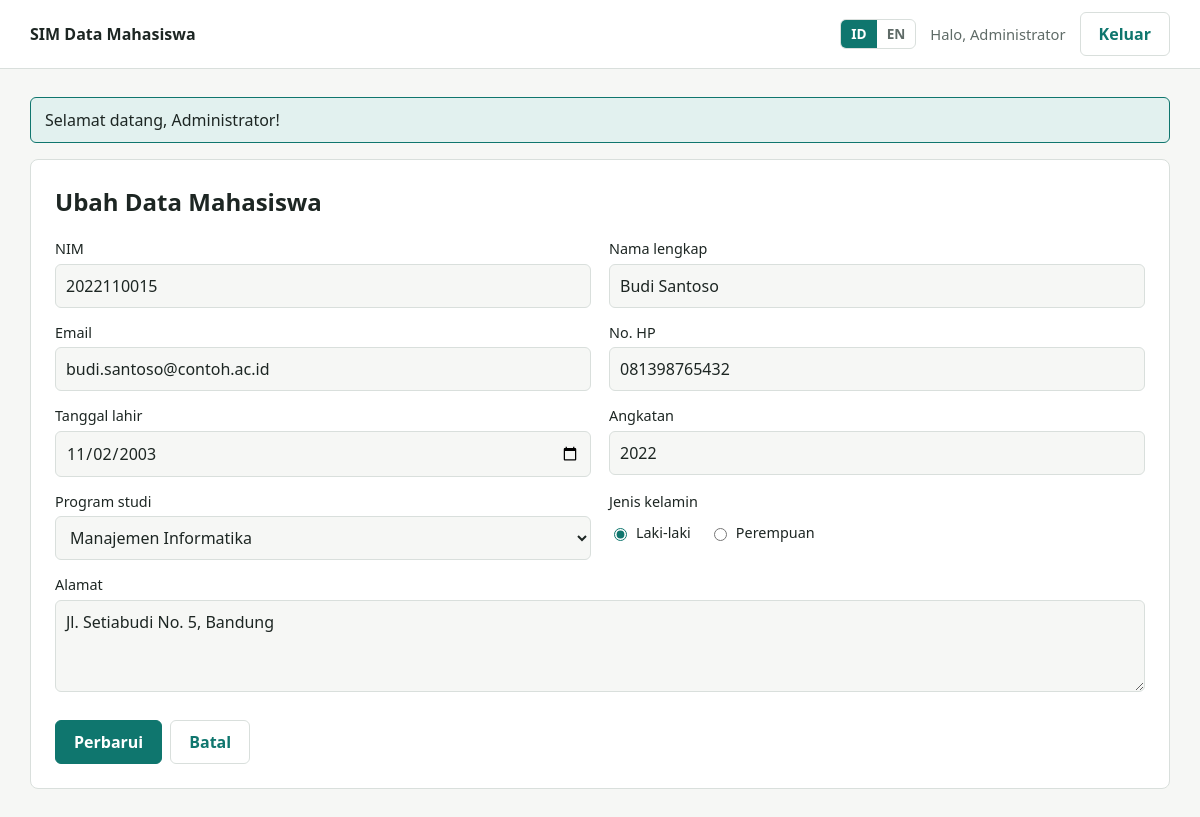
Screenshot of /index.php?page=mahasiswa-edit&id=3 (signed in) with the database file from the repository.
### tables this page shows
CREATE TABLE IF NOT EXISTS mahasiswa (
    id            INT UNSIGNED      NOT NULL AUTO_INCREMENT,
    nim           VARCHAR(12)       NOT NULL,
    nama          VARCHAR(100)      NOT NULL,
    email         VARCHAR(100)      NOT NULL,
    telepon       VARCHAR(15)       NOT NULL,
    tanggal_lahir DATE              NOT NULL,
    jenis_kelamin ENUM('L', 'P')    NOT NULL,
    program_studi VARCHAR(10)       NOT NULL,
    angkatan      SMALLINT UNSIGNED NOT NULL,
    alamat        VARCHAR(255)      NOT NULL,
    created_at    TIMESTAMP         NOT NULL DEFAULT CURRENT_TIMESTAMP,
    updated_at    TIMESTAMP         NOT NULL DEFAULT CURRENT_TIMESTAMP ON UPDATE CURRENT_TIMESTAMP,
    PRIMARY KEY (id),
    UNIQUE KEY uq_mahasiswa_nim (nim)
);

### app/Core/View.php (called while the page is built, shortened)
<?php
final class View
{
    public static function render(string $viewFile, array $viewData = []): void
    {
        extract($viewData, EXTR_SKIP);
        require BASE_PATH . '/app/Views/' . $viewFile . '.php';
        require BASE_PATH . '/app/Views/layout.php';
    }
}

### app/Controllers/MahasiswaController.php (called while the page is built, shortened)
<?php
final class MahasiswaController
{
    private MahasiswaRepository $repo;
    public function __construct(MahasiswaRepository $repo, MahasiswaValidator $validator)
    {
        $this->repo      = $repo;
    }
    public function edit(int $id): void
    {
        $row = $this->findOrRedirect($id);
        $this->renderForm('edit', $row, [], $id);
    }
    private function findOrRedirect(int $id): array
    {
        $row = $id > 0 ? $this->repo->find($id) : null;
        return $row;
    }
    private function renderForm(string $mode, array $values, array $errors, ?int $id = null): void
    {
        View::render('mahasiswa/form', [
            'title'  => t($mode === 'edit' ? 'mhs.edit_title' : 'mhs.create_title'),
            'mode'   => $mode,
            'values' => $values,
            'errors' => $errors,
            'id'     => $id,
        ]);
    }
}

### app/helpers.php (called while the page is built, shortened)
<?php
function e($value): string
{
    return htmlspecialchars((string) $value, ENT_QUOTES | ENT_SUBSTITUTE, 'UTF-8');
}
function t(string $key, array $params = []): string
{
    return Lang::get($key, $params);
}
function url(string $page, array $query = []): string
{
    return 'index.php?' . http_build_query(array_merge(['page' => $page], $query));
}
function option(string $name): array
{
    static $options = null;
    if ($options === null) {
        $options = require BASE_PATH . '/app/Config/options.php';
    }
    return $options[$name] ?? [];
}

### app/Core/Lang.php (called while the page is built, shortened)
<?php
final class Lang
{
    private static array $cache = [];
    public static function current(): string
    {
        $lang = $_SESSION['lang'] ?? self::DEFAULT_LANG;
        return in_array($lang, self::SUPPORTED, true) ? $lang : self::DEFAULT_LANG;
    }
    public static function get(string $key, array $params = []): string
    {
        $lang = self::current();
        if (!isset(self::$cache[$lang])) {
            self::$cache[$lang] = require BASE_PATH . '/lang/' . $lang . '.php';
        }
        $text = self::$cache[$lang][$key] ?? $key;
        foreach ($params as $name => $value) {
            $text = str_replace(':' . $name, (string) $value, $text);
        }
        return $text;
    }
}

### app/Repositories/MahasiswaRepository.php (called while the page is built, shortened)
<?php
final class MahasiswaRepository
{
    private PDO $db;
    public function __construct(PDO $db)
    {
        $this->db = $db;
    }
    public function find(int $id): ?array
    {
        $stmt = $this->db->prepare('SELECT * FROM mahasiswa WHERE id = :id');
        $stmt->execute(['id' => $id]);
        $row = $stmt->fetch();
        return $row === false ? null : $row;
    }
}

### app/Config/options.php (called while the page is built, shortened)
<?php
return [
    'prodi' => [
        'TI'  => 'Teknik Informatika',
        'SI'  => 'Sistem Informasi',
        'MI'  => 'Manajemen Informatika',
        'TE'  => 'Teknik Elektro',
        'DKV' => 'Desain Komunikasi Visual',
    ],
];

### app/Views/mahasiswa/form.php (the view, shortened to what this page needs)
<?php
$isEdit = $mode === 'edit';
$action = $isEdit ? url('mahasiswa-edit', ['id' => $id]) : url('mahasiswa-create');
$v   = static function (string $key) use ($values): string {
    return (string) ($values[$key] ?? '');
};
$cls = static function (string $key) use ($errors): string {
    return isset($errors[$key]) ? ' field--error' : '';
};
?>
<section class="card">
    <h1><?= e($title) ?></h1>
    <form method="post" action="<?= e($action) ?>" novalidate>
        <div class="grid">
            <div class="field<?= $cls('nim') ?>">
                <label for="nim"><?= e(t('f.nim')) ?></label>
                <input type="text" id="nim" name="nim" value="<?= e($v('nim')) ?>" inputmode="numeric" maxlength="12" placeholder="2023110001">
            </div>
            <div class="field<?= $cls('nama') ?>">
                <label for="nama"><?= e(t('f.nama')) ?></label>
                <input type="text" id="nama" name="nama" value="<?= e($v('nama')) ?>" maxlength="100" autocomplete="name">
            </div>
            <div class="field<?= $cls('email') ?>">
                <label for="email"><?= e(t('f.email')) ?></label>
                <input type="email" id="email" name="email" value="<?= e($v('email')) ?>" maxlength="100" autocomplete="email">
            </div>
            <div class="field<?= $cls('telepon') ?>">
                <label for="telepon"><?= e(t('f.telepon')) ?></label>
                <input type="tel" id="telepon" name="telepon" value="<?= e($v('telepon')) ?>" placeholder="081234567890">
            </div>
            <div class="field<?= $cls('tanggal_lahir') ?>">
                <label for="tanggal_lahir"><?= e(t('f.dob')) ?></label>
                <input type="date" id="tanggal_lahir" name="tanggal_lahir" value="<?= e($v('tanggal_lahir')) ?>" max="<?= e(date('Y-m-d')) ?>">
            </div>
            <div class="field<?= $cls('angkatan') ?>">
                <label for="angkatan"><?= e(t('f.year')) ?></label>
                <input type="number" id="angkatan" name="angkatan" value="<?= e($v('angkatan')) ?>" min="2000" max="<?= e(date('Y')) ?>" step="1">
            </div>
            <div class="field<?= $cls('program_studi') ?>">
                <label for="program_studi"><?= e(t('f.prodi')) ?></label>
                <select id="program_studi" name="program_studi">
                    <?php foreach (option('prodi') as $key => $label): ?>
                        <option value="<?= e($key) ?>" <?= $v('program_studi') === (string) $key ? 'selected' : '' ?>><?= e($label) ?></option>
                    <?php endforeach; ?>
                </select>
            </div>
            <div class="field<?= $cls('jenis_kelamin') ?>">
                <span class="label"><?= e(t('f.gender')) ?></span>
                <div class="choices">
                    <?php foreach (['L', 'P'] as $gender): ?>
                        <label class="choice">
                            <input type="radio" name="jenis_kelamin" value="<?= e($gender) ?>" <?= $v('jenis_kelamin') === $gender ? 'checked' : '' ?>>
                            <?= e(t('gender.' . $gender)) ?>
                        </label>
                    <?php endforeach; ?>
                </div>
            </div>
            <div class="field field--wide<?= $cls('alamat') ?>">
                <label for="alamat"><?= e(t('f.address')) ?></label>
                <textarea id="alamat" name="alamat" rows="3" maxlength="255"><?= e($v('alamat')) ?></textarea>
            </div>
        </div>
        <div class="actions">
            <button type="submit" class="btn btn--primary"><?= e(t($isEdit ? 'btn.update' : 'btn.save')) ?></button>
            <a class="btn btn--ghost" href="<?= e(url('mahasiswa')) ?>"><?= e(t('btn.cancel')) ?></a>
        </div>
    </form>
</section>

### public/assets/style.css (style rules this page uses)
:root { --bg: #f6f7f5; --surface: #ffffff; --ink: #1d2623; --muted: #5f6b67; --line: #d9dfdc; --accent: #0f766e; --accent-ink: #ffffff; --accent-soft: #e2f1ef; --danger: #b42318; --danger-soft: #fdecea; --radius: 8px; color-scheme: light; }
* { box-sizing: border-box; }
body { margin: 0; background: var(--bg); color: var(--ink); font: 16px/1.5 system-ui, -apple-system, "Segoe UI", sans-serif; }
h1 { margin: 0 0 4px; font-size: 1.5rem; }
a { color: var(--accent); }
.card { background: var(--surface); border: 1px solid var(--line); border-radius: var(--radius); padding: 24px; }
.grid { display: grid; grid-template-columns: repeat(2, minmax(0, 1fr)); gap: 0 18px; }
.field { margin-top: 14px; }
.field--wide { grid-column: 1 / -1; }
label, .label { display: block; font-size: .9rem; font-weight: 500; margin-bottom: 4px; }
input:not([type=radio]):not([type=checkbox]), select, textarea { width: 100%; padding: 9px 10px; font: inherit; color: inherit; background: var(--bg); border: 1px solid var(--line); border-radius: 6px; }
input, select, textarea { accent-color: var(--accent); }
textarea { resize: vertical; }
.choices { display: flex; gap: 18px; padding-top: 6px; }
.choice { display: inline-flex; align-items: center; gap: 6px; font-weight: 400; margin: 0; }
.actions { display: flex; flex-wrap: wrap; gap: 8px; align-items: center; margin-top: 22px; }
.btn { display: inline-block; font: inherit; font-weight: 600; padding: 9px 18px; border-radius: 6px; border: 1px solid var(--line); background: var(--surface); color: var(--ink); text-decoration: none; cursor: pointer; }
.btn--primary { background: var(--accent); border-color: var(--accent); color: var(--accent-ink); }
.btn--ghost { color: var(--accent); }

### rows the page displays
mahasiswa: nim "2022110015", nama "Budi Santoso", email "budi.santoso@contoh.ac.id", telepon "081398765432", tanggal_lahir "11/02/2003", angkatan "2022", program_studi "Manajemen Informatika", jenis_kelamin "☑ Laki-laki", jenis_kelamin "☐ Perempuan", alamat "Jl. Setiabudi No. 5, Bandung"

### other values shown
t('app.name') "SIM Data Mahasiswa"
$code "ID"
$code "EN"
t('nav.hello', ['name' => Auth::user()['nama']]) "Halo, Administrator"
t('nav.logout') "Keluar"
$flash['message'] "Selamat datang, Administrator!"
$title "Ubah Data Mahasiswa"
t('f.nim') "NIM"
t('f.nama') "Nama lengkap"
t('f.email') "Email"
t('f.telepon') "No. HP"
t('f.dob') "Tanggal lahir"
t('f.year') "Angkatan"
t('f.prodi') "Program studi"
t('f.gender') "Jenis kelamin"
